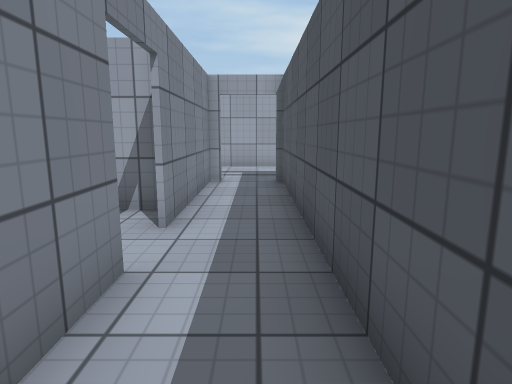
View 1 (above)

18 first-person views from a walk through a Unity game level. The camera is 1.3 m above the floor, tilts 10° down and sees 75° across. The floor is counted in squares, 1 m on a side. Each view is taken from the middle of a square. On the plan, view 1 faces up. The plan holds only what a view shows up to about 14 squares ahead; the rest is blank. The place goes on beyond the plan. Door leaves are left out, so doorways stand open. Surface patterns are stand-ins for the level's own textures.

View 2
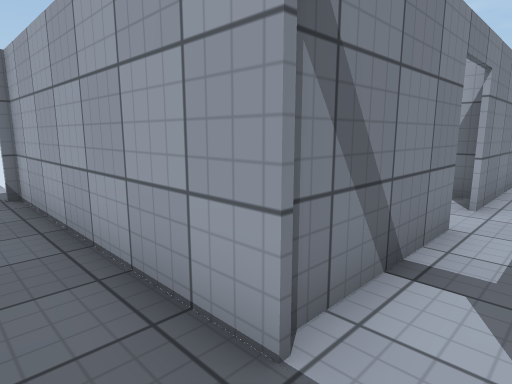

View 3
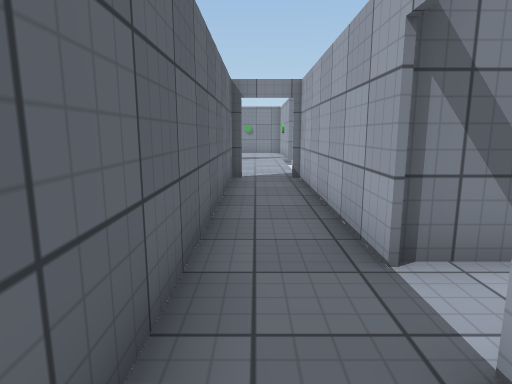

View 4
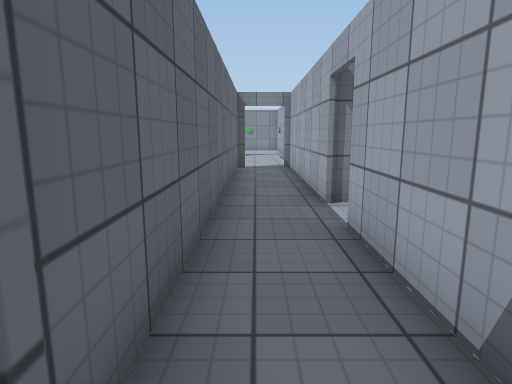

View 5
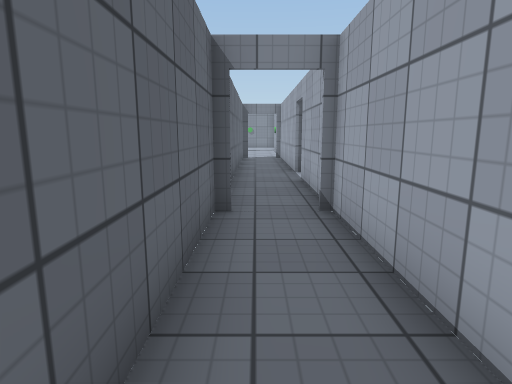

View 6
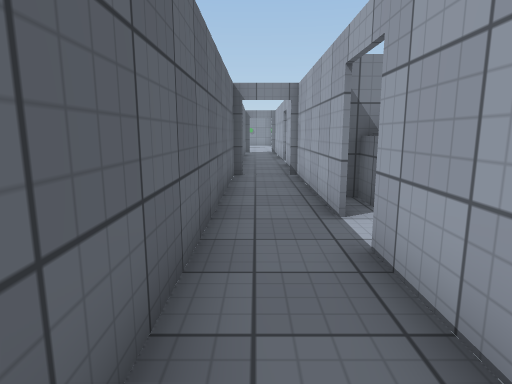

View 7
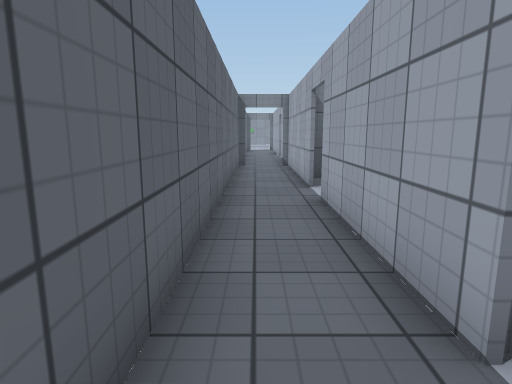

View 8
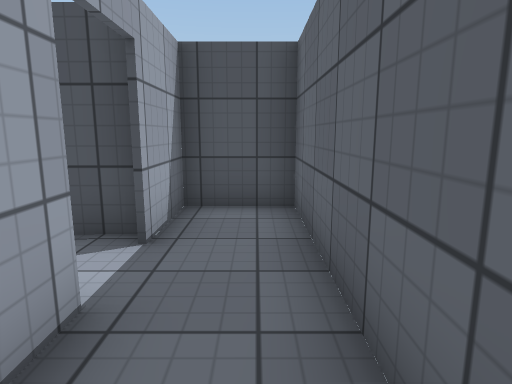

View 9
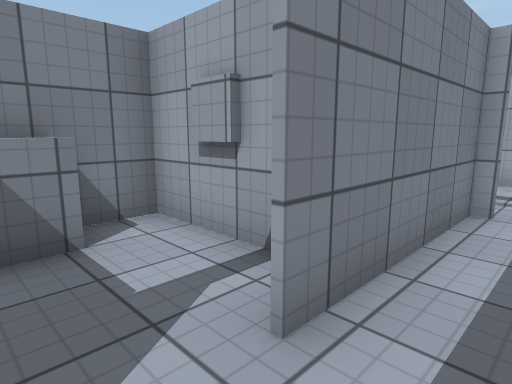

View 10
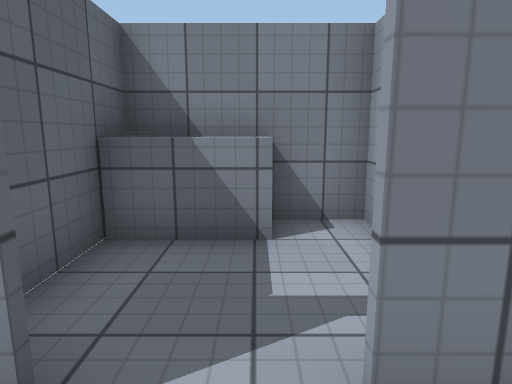

View 11
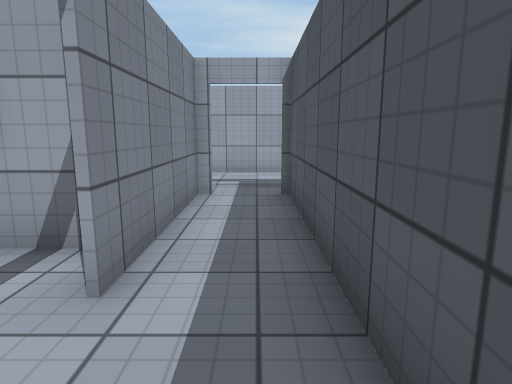

View 12
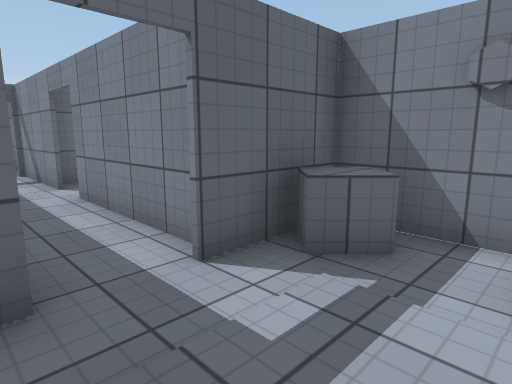

View 13
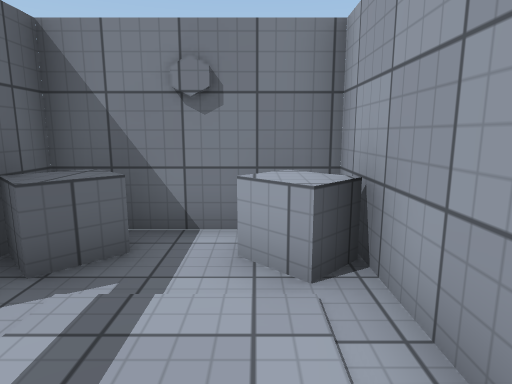

View 14
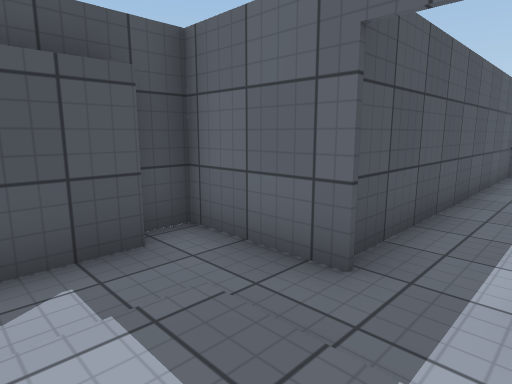

View 15
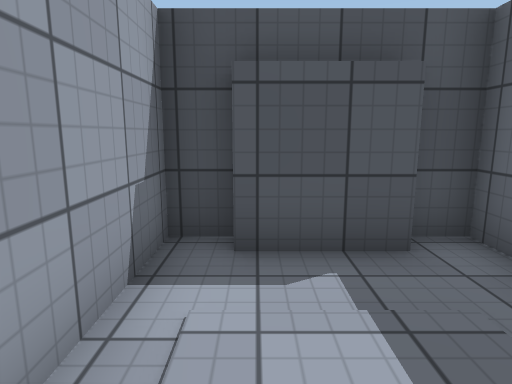

View 16
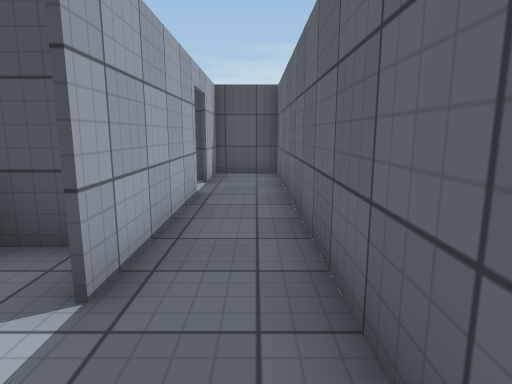

View 17
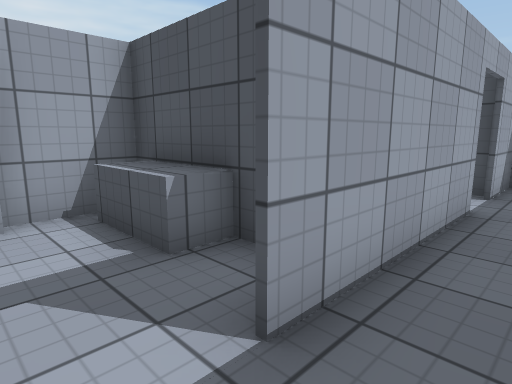

View 18
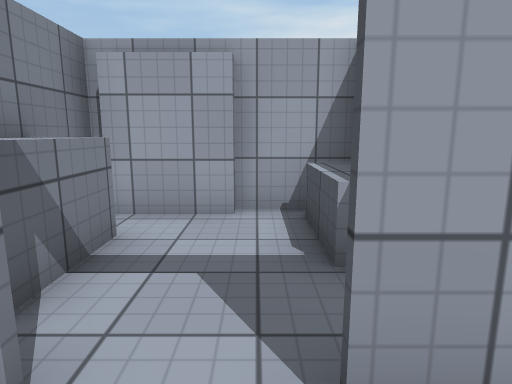

### Floor plan
Key: @ floor where view 1 was taken; # wall or solid block; x gap in a wall; . floor; D open door; ^ raised ledge; O other object.
Columns run from 12 left of view 1 to 20 right of it. Each row starts with its distance up from view 1.
 13         ########
 12         #^.....#
 11         #......#
 10         #^^....#
  9         ####.###
  8           #..#
  7           #..#
  6        #####.#
  5        #...#.#
  4        #O..D.#      ######
  3        #O..D.#      #...^#
  2        #####.#      #O..^#
  1           #..#      #O..^#
  0     #######.@########O...########
 -1 ....D...........D....#..##......#
 -2 ....D...........D...............#
 -3     x################D###########

Where each view was taken, in squares from view 1:
view 1: 0 up, 0 right, facing up
view 2: 2 down, 0 right, facing up-left
view 3: 2 down, 2 right, facing left
view 4: 2 down, 5 right, facing left
view 5: 2 down, 10 right, facing left
view 6: 2 down, 15 right, facing left
view 7: 2 down, 18 right, facing left
view 8: 2 down, 14 right, facing right
view 9: 3 up, 0 right, facing up-left
view 10: 4 up, 0 right, facing left
view 11: 2 up, 0 right, facing up
view 12: 12 up, 1 right, facing down-left
view 13: 12 up, 1 right, facing left
view 14: 12 up, 1 left, facing down-right
view 15: 12 up, 1 left, facing right
view 16: 2 down, 9 right, facing right
view 17: 2 down, 10 right, facing up-right
view 18: 2 down, 11 right, facing up
